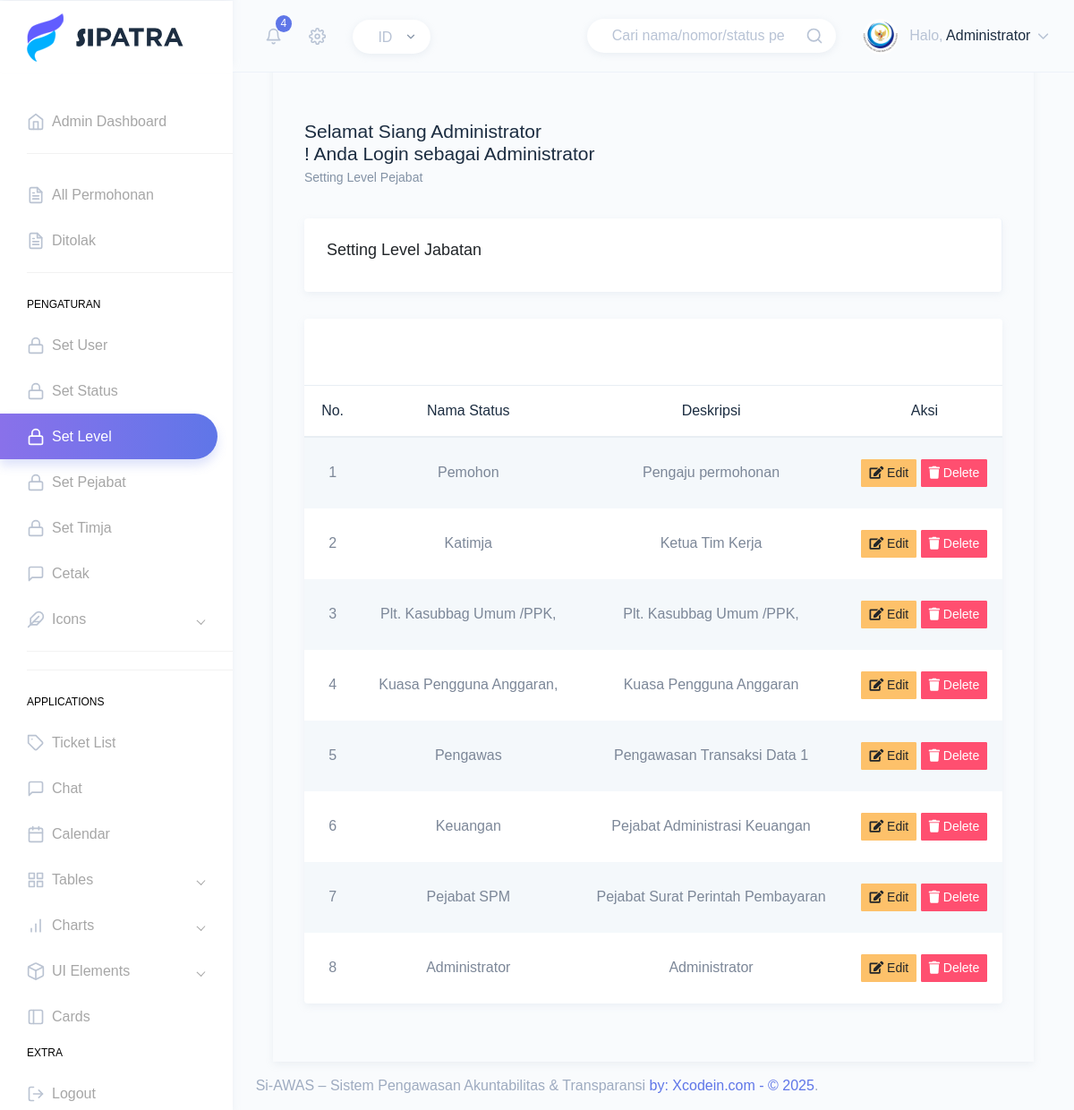
Screenshot of /index.php?page=set_level (signed in) with the database file from the repository.
### tables this page shows
CREATE TABLE IF NOT EXISTS `level` (
  `id_level` int NOT NULL AUTO_INCREMENT,
  `level_jabatan` varchar(100) NOT NULL,
  `deskripsi_jabatan` varchar(100) NOT NULL,
  `folder_name` varchar(100) DEFAULT NULL,
  PRIMARY KEY (`id_level`)
);

### pages/administrator/set_level.php (the view, shortened to what this page needs)
<?php
$query = $conn->prepare("SELECT level_jabatan FROM level WHERE id_level = ?");
$query->bind_param("i", $level_user);
$query->execute();
$result = $query->get_result();
if ($result->num_rows > 0) {
    $row = $result->fetch_assoc();
    $level_jabatan = $row['level_jabatan'];
} else {
    $level_jabatan = "Tidak diketahui";
}
?>
<div class="page-wrapper">
    <div class="page-breadcrumb">
        <div class="row">
            <div class="col-7 align-self-center">
                <h3 class="page-title text-truncate text-dark font-weight-medium mb-1">
                    <?php
                    $time = date('H');
                    if ($time >= 5 && $time <= 11) {
                        echo "Selamat Pagi";
                    } elseif ($time >= 12 && $time <= 15) {
                        echo "Selamat Siang";
                    } elseif ($time >= 16 && $time <= 18) {
                        echo "Selamat Sore";
                    } else {
                        echo "Selamat Malam";
                    }
                    echo " " . htmlspecialchars($_SESSION['name']) . "</br>! Anda Login sebagai " . htmlspecialchars($level_jabatan);
                    ?>
                </h3>
                <div class="d-flex align-items-center">
                    <nav aria-label="breadcrumb">
                        <ol class="breadcrumb m-0 p-0">
                            <li class="breadcrumb-item"><a href="index.html">Setting Level Pejabat</a></li>
                        </ol>
                    </nav>
                </div>
            </div>
        </div>
    </div>
    <div class="container-fluid">
        <div class="card-group">
            <div class="card border-right">
                <div class="card-body">
                    <h4 class="card-title">Setting Level Jabatan</h4>
                </div>
            </div>
        </div>
        <div class="row">
            <div class="col-12">
                <div class="card">
                    <div class="card-body">
                    </div>
                    <div class="table-responsive table-striped">
                        <table class="table no-wrap v-middle mb-0">
                            <thead>
                                <tr class="border-0">
                                    <th class="text-dark mb-0 font-16 font-weight-medium text-center">No.</th>
                                    <th class="text-dark mb-0 font-16 font-weight-medium text-center">Nama Status
                                    </th>
                                    <th class="text-dark mb-0 font-16 font-weight-medium text-center">Deskripsi</th>
                                    <th class="text-dark mb-0 font-16 font-weight-medium text-center">Aksi</th>
                                </tr>
                            </thead>
                            <tbody>
                                <?php
                                $no = 1;
                                $query = mysqli_query($conn, "SELECT * FROM level");
                                while ($data = mysqli_fetch_array($query)) {
                                ?>
                                    <tr>
                                        <td class="border-top-0 px-2 py-4  text-center">
                                            <?php echo $no++; ?></td>
                                        <td class="border-top-0 px-2 py-4 text-center">
                                            <?php echo $data['level_jabatan']; ?></td>
                                        <td class="border-top-0 px-2 py-4 text-wrap text-center">
                                            <?php echo $data['deskripsi_jabatan']; ?></td>
                                        <td class="border-top-0 px-2 py-4 text-center">
                                            <a href="index.php?page=edit_level&id_level=<?php echo urlencode($data['id_level']); ?>"
                                                class="btn btn-warning btn-sm">
                                                <i class="fas fa-edit"></i> Edit
                                            </a>
                                            <a href="proses/proses_level.php?action=delete&id_level=<?php echo $data['id_level']; ?>"
                                                class="btn btn-danger btn-sm"
                                                onclick="return confirm('Apakah Anda yakin ingin menghapus data ini?');">
                                                <i class="fas fa-trash"></i> Delete
                                            </a>
                                        </td>
                                    </tr>
                                <?php } ?>
                            </tbody>
                        </table>
                    </div>
                </div>
            </div>
        </div>
    </div>
</div>

### rows the page displays
level: level_jabatan "Administrator", deskripsi_jabatan "Administrator"
level: level_jabatan "Pemohon", deskripsi_jabatan "Pengaju permohonan"
level: level_jabatan "Katimja", deskripsi_jabatan "Ketua Tim Kerja"
level: level_jabatan "Plt. Kasubbag Umum /PPK,", deskripsi_jabatan "Plt. Kasubbag Umum /PPK,"
level: level_jabatan "Kuasa Pengguna Anggaran,", deskripsi_jabatan "Kuasa Pengguna Anggaran"
level: level_jabatan "Pengawas", deskripsi_jabatan "Pengawasan Transaksi Data 1"
level: level_jabatan "Keuangan", deskripsi_jabatan "Pejabat Administrasi Keuangan"
level: level_jabatan "Pejabat SPM", deskripsi_jabatan "Pejabat Surat Perintah Pembayaran"

### other values shown
getNotificationCount($conn) "4"
$_SESSION['name'] "Administrator"
